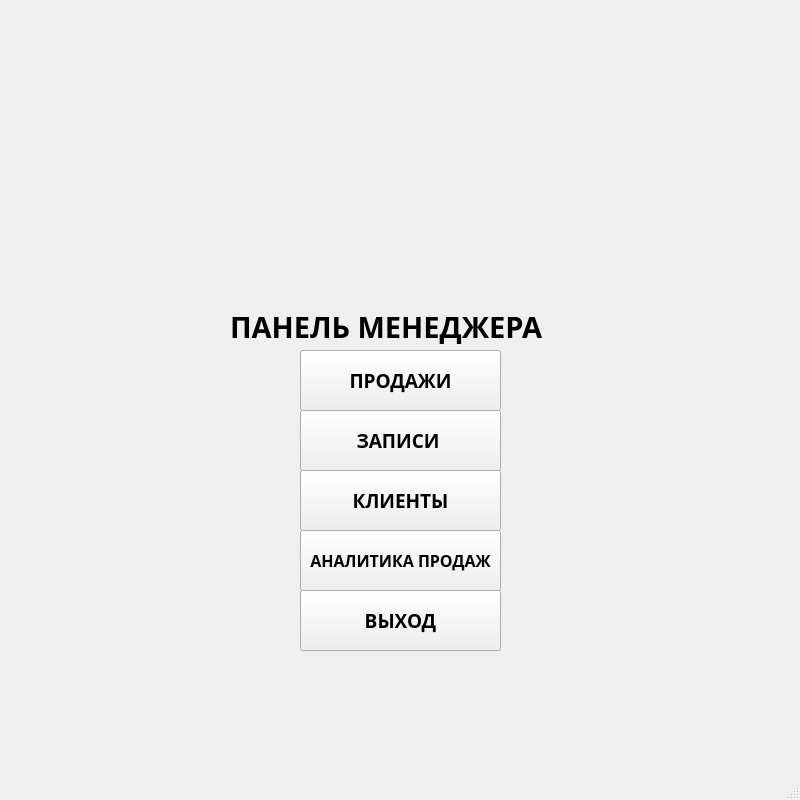
<?xml version="1.0" encoding="UTF-8"?>
<ui version="4.0">
 <class>MainWindow</class>
 <widget class="QMainWindow" name="MainWindow">
  <property name="geometry">
   <rect>
    <x>0</x>
    <y>0</y>
    <width>800</width>
    <height>800</height>
   </rect>
  </property>
  <property name="maximumSize">
   <size>
    <width>800</width>
    <height>800</height>
   </size>
  </property>
  <property name="windowTitle">
   <string>Автосервис</string>
  </property>
  <widget class="QWidget" name="centralwidget">
   <widget class="QLabel" name="label_5">
    <property name="geometry">
     <rect>
      <x>230</x>
      <y>290</y>
      <width>351</width>
      <height>74</height>
     </rect>
    </property>
    <property name="font">
     <font>
      <family>Tw Cen MT</family>
      <pointsize>22</pointsize>
      <weight>75</weight>
      <bold>true</bold>
     </font>
    </property>
    <property name="text">
     <string>ПАНЕЛЬ МЕНЕДЖЕРА</string>
    </property>
   </widget>
   <widget class="QPushButton" name="exit_button">
    <property name="geometry">
     <rect>
      <x>300</x>
      <y>590</y>
      <width>201</width>
      <height>61</height>
     </rect>
    </property>
    <property name="font">
     <font>
      <family>Tw Cen MT</family>
      <pointsize>14</pointsize>
      <weight>75</weight>
      <bold>true</bold>
     </font>
    </property>
    <property name="text">
     <string>ВЫХОД</string>
    </property>
   </widget>
   <widget class="QPushButton" name="sales_button">
    <property name="geometry">
     <rect>
      <x>300</x>
      <y>350</y>
      <width>201</width>
      <height>61</height>
     </rect>
    </property>
    <property name="font">
     <font>
      <family>Tw Cen MT</family>
      <pointsize>14</pointsize>
      <weight>75</weight>
      <bold>true</bold>
     </font>
    </property>
    <property name="text">
     <string>ПРОДАЖИ</string>
    </property>
   </widget>
   <widget class="QLabel" name="label_2">
    <property name="geometry">
     <rect>
      <x>270</x>
      <y>50</y>
      <width>270</width>
      <height>251</height>
     </rect>
    </property>
    <property name="font">
     <font>
      <family>Tw Cen MT</family>
      <pointsize>48</pointsize>
      <weight>75</weight>
      <bold>true</bold>
     </font>
    </property>
    <property name="text">
     <string/>
    </property>
    <property name="pixmap">
     <pixmap>../photo_2024-06-09_21-04-44.jpg</pixmap>
    </property>
    <property name="scaledContents">
     <bool>true</bool>
    </property>
   </widget>
   <widget class="QPushButton" name="analytics_button">
    <property name="geometry">
     <rect>
      <x>300</x>
      <y>530</y>
      <width>201</width>
      <height>61</height>
     </rect>
    </property>
    <property name="font">
     <font>
      <family>Tw Cen MT</family>
      <pointsize>12</pointsize>
      <weight>75</weight>
      <italic>false</italic>
      <bold>true</bold>
     </font>
    </property>
    <property name="text">
     <string>АНАЛИТИКА ПРОДАЖ</string>
    </property>
   </widget>
   <widget class="QPushButton" name="clients_button">
    <property name="geometry">
     <rect>
      <x>300</x>
      <y>470</y>
      <width>201</width>
      <height>61</height>
     </rect>
    </property>
    <property name="font">
     <font>
      <family>Tw Cen MT</family>
      <pointsize>14</pointsize>
      <weight>75</weight>
      <bold>true</bold>
     </font>
    </property>
    <property name="text">
     <string>КЛИЕНТЫ</string>
    </property>
   </widget>
   <widget class="QPushButton" name="records_button">
    <property name="geometry">
     <rect>
      <x>300</x>
      <y>410</y>
      <width>201</width>
      <height>61</height>
     </rect>
    </property>
    <property name="font">
     <font>
      <family>Tw Cen MT</family>
      <pointsize>14</pointsize>
      <weight>75</weight>
      <bold>true</bold>
     </font>
    </property>
    <property name="text">
     <string>ЗАПИСИ </string>
    </property>
   </widget>
  </widget>
  <widget class="QMenuBar" name="menubar">
   <property name="geometry">
    <rect>
     <x>0</x>
     <y>0</y>
     <width>800</width>
     <height>21</height>
    </rect>
   </property>
  </widget>
  <widget class="QStatusBar" name="statusbar"/>
 </widget>
 <resources/>
 <connections/>
</ui>
